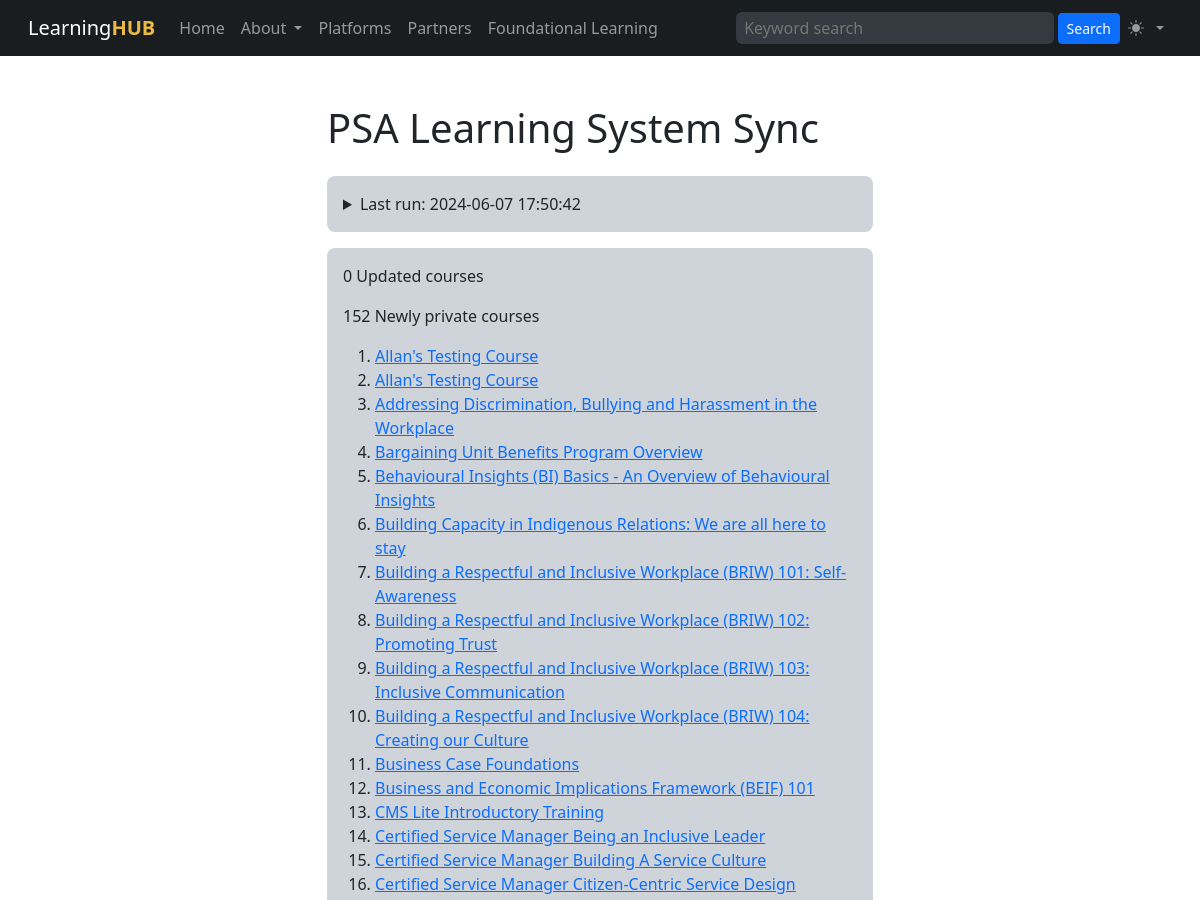
Page /platform_sync_psals.php (upper part) on the earlier database version.
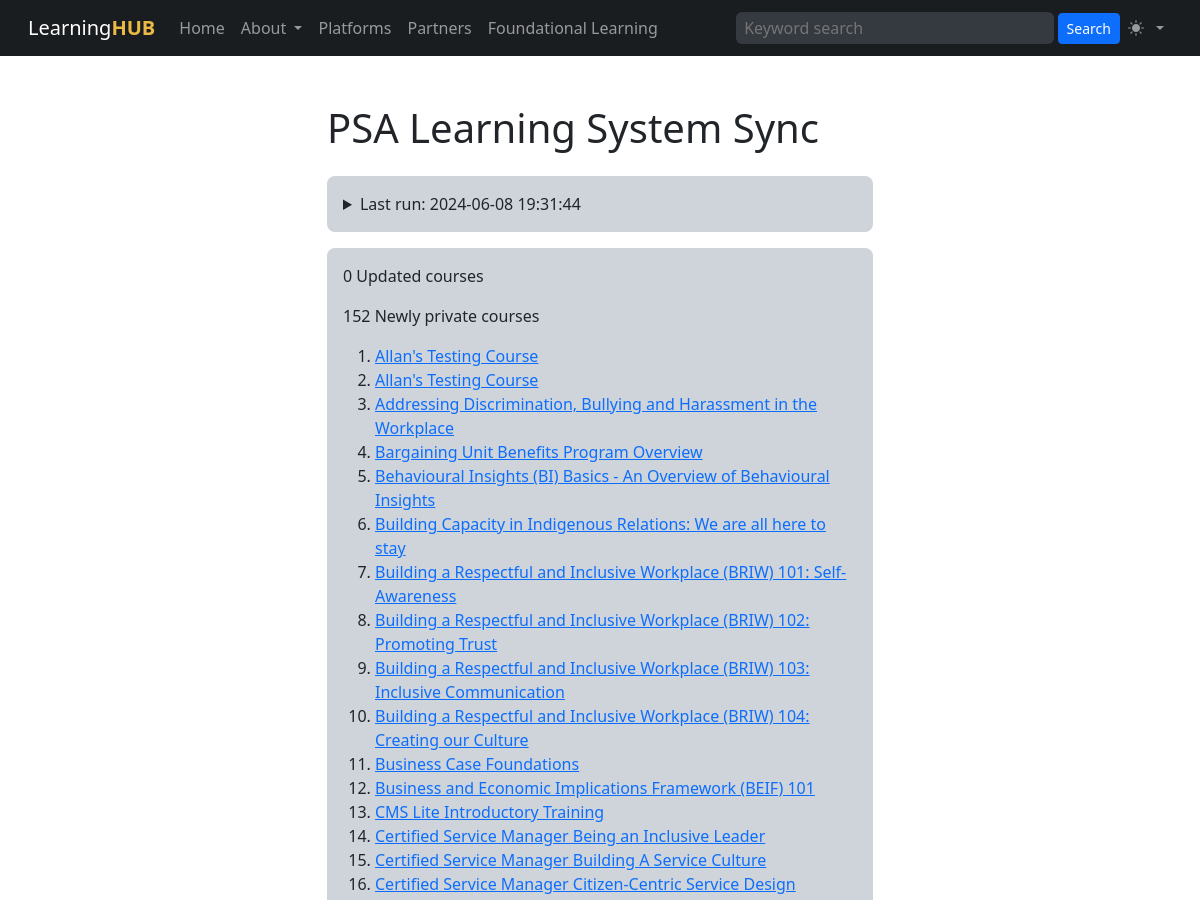
Same page on the later database version.
### tables this page shows
CREATE TABLE "platform_syncs" (
    "id" INTEGER PRIMARY KEY AUTOINCREMENT NOT NULL,
    "created" DATETIME,
    "platform_id" INTEGER,
    "hash" TEXT,
    "result" VARCHAR,
    FOREIGN KEY(platform_id) REFERENCES learning_platforms(id)
    );

### platform_sync_psals.php (the view, shortened to what the changed rows need)
<?php
$db = new SQLite3('courses.sqlite', SQLITE3_OPEN_CREATE | SQLITE3_OPEN_READWRITE);
$db->enableExceptions(true);
$syncsql = 'SELECT "created", "platform_id", "hash", "result" FROM "platform_syncs" ORDER BY "created" DESC LIMIT 1';
$statement = $db->prepare($syncsql);
$result = $statement->execute();
$row = $result->fetchArray();
$lastrun = $row['created'];
?>
<?php require('template/header.php') ?>
<div class="container">
<div class="row justify-content-md-center">
<div class="col-md-6">
<h1 class="mb-4">PSA Learning System Sync</h1>
<details class="p-3 mb-3 bg-dark-subtle rounded-3">
    <summary>Last run: <?= $lastrun ?> </summary>
</details>
</div>
</div>
</div>
<?php require('template/footer.php') ?>

Differences in the rows shown:
no longer on this page (row unchanged): platform_syncs: created "2024-06-07 17:50:42"
added platform_syncs: created "2024-06-08 19:31:44"
